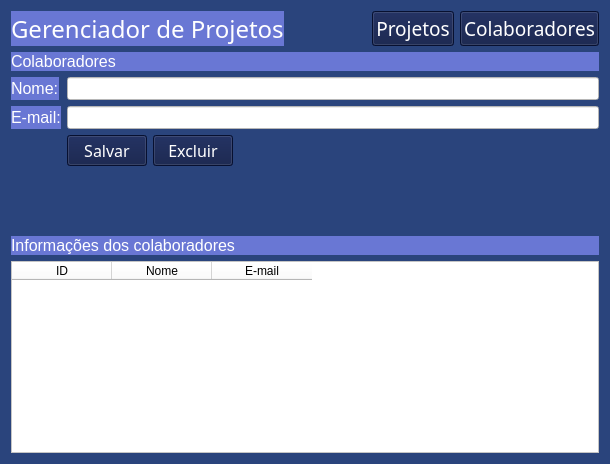
<?xml version="1.0" encoding="UTF-8"?>
<ui version="4.0">
 <class>Form</class>
 <widget class="QWidget" name="Form">
  <property name="geometry">
   <rect>
    <x>0</x>
    <y>0</y>
    <width>610</width>
    <height>464</height>
   </rect>
  </property>
  <property name="windowTitle">
   <string>Form</string>
  </property>
  <property name="styleSheet">
   <string notr="true">background-color: rgb(42, 68, 124);
</string>
  </property>
  <layout class="QVBoxLayout" name="verticalLayout_3">
   <item>
    <layout class="QHBoxLayout" name="horizontalLayout">
     <item>
      <widget class="QLabel" name="label_6">
       <property name="font">
        <font>
         <family>Impact</family>
         <pointsize>18</pointsize>
        </font>
       </property>
       <property name="styleSheet">
        <string notr="true">color:rgb(255,255,255);
background-color: rgb(105, 119, 212);</string>
       </property>
       <property name="text">
        <string>Gerenciador de Projetos</string>
       </property>
      </widget>
     </item>
     <item>
      <spacer name="horizontalSpacer">
       <property name="orientation">
        <enum>Qt::Horizontal</enum>
       </property>
       <property name="sizeHint" stdset="0">
        <size>
         <width>40</width>
         <height>20</height>
        </size>
       </property>
      </spacer>
     </item>
     <item>
      <widget class="QPushButton" name="pushButton_5">
       <property name="font">
        <font>
         <family>Impact</family>
         <pointsize>14</pointsize>
        </font>
       </property>
       <property name="styleSheet">
        <string notr="true">background-color: rgb(10, 23, 67);
color: rgb(255,255,255);</string>
       </property>
       <property name="text">
        <string>Projetos</string>
       </property>
      </widget>
     </item>
     <item>
      <widget class="QPushButton" name="pushButton_6">
       <property name="font">
        <font>
         <family>Impact</family>
         <pointsize>14</pointsize>
        </font>
       </property>
       <property name="styleSheet">
        <string notr="true">background-color: rgb(10, 23, 67);
color: rgb(255,255,255);</string>
       </property>
       <property name="text">
        <string>Colaboradores</string>
       </property>
      </widget>
     </item>
    </layout>
   </item>
   <item>
    <layout class="QVBoxLayout" name="verticalLayout_2">
     <item>
      <widget class="QLabel" name="label_9">
       <property name="font">
        <font>
         <pointsize>12</pointsize>
        </font>
       </property>
       <property name="styleSheet">
        <string notr="true">background-color: rgb(10, 23, 67);
background-color: rgb(105, 119, 212);
color:rgb(255,255,255);</string>
       </property>
       <property name="text">
        <string>Colaboradores</string>
       </property>
      </widget>
     </item>
     <item>
      <layout class="QHBoxLayout" name="horizontalLayout_2">
       <item>
        <layout class="QFormLayout" name="formLayout">
         <item row="1" column="0">
          <widget class="QLabel" name="label_7">
           <property name="font">
            <font>
             <pointsize>12</pointsize>
            </font>
           </property>
           <property name="styleSheet">
            <string notr="true">background-color: rgb(10, 23, 67);
background-color: rgb(105, 119, 212);
color:rgb(255,255,255);</string>
           </property>
           <property name="text">
            <string>Nome:</string>
           </property>
          </widget>
         </item>
         <item row="1" column="1">
          <widget class="QLineEdit" name="lineEdit_3">
           <property name="font">
            <font>
             <pointsize>10</pointsize>
            </font>
           </property>
           <property name="styleSheet">
            <string notr="true">background-color:rgb(255, 255, 255)</string>
           </property>
          </widget>
         </item>
         <item row="2" column="0">
          <widget class="QLabel" name="label_8">
           <property name="font">
            <font>
             <pointsize>12</pointsize>
            </font>
           </property>
           <property name="styleSheet">
            <string notr="true">background-color: rgb(10, 23, 67);
background-color: rgb(105, 119, 212);
color:rgb(255,255,255);</string>
           </property>
           <property name="text">
            <string>E-mail:</string>
           </property>
          </widget>
         </item>
         <item row="2" column="1">
          <widget class="QLineEdit" name="lineEdit_4">
           <property name="font">
            <font>
             <pointsize>10</pointsize>
            </font>
           </property>
           <property name="styleSheet">
            <string notr="true">background-color:rgb(255, 255, 255)</string>
           </property>
          </widget>
         </item>
         <item row="3" column="1">
          <layout class="QHBoxLayout" name="horizontalLayout_6">
           <item>
            <widget class="QPushButton" name="pushButton_7">
             <property name="font">
              <font>
               <family>Impact</family>
               <pointsize>12</pointsize>
              </font>
             </property>
             <property name="styleSheet">
              <string notr="true">background-color: rgb(10, 23, 67);
color: rgb(255,255,255);</string>
             </property>
             <property name="text">
              <string>Salvar</string>
             </property>
            </widget>
           </item>
           <item>
            <widget class="QPushButton" name="pushButton_8">
             <property name="font">
              <font>
               <family>Impact</family>
               <pointsize>12</pointsize>
              </font>
             </property>
             <property name="styleSheet">
              <string notr="true">background-color: rgb(10, 23, 67);
color:rgb(255,255,255);</string>
             </property>
             <property name="text">
              <string>Excluir</string>
             </property>
            </widget>
           </item>
           <item>
            <spacer name="horizontalSpacer_3">
             <property name="orientation">
              <enum>Qt::Horizontal</enum>
             </property>
             <property name="sizeHint" stdset="0">
              <size>
               <width>40</width>
               <height>20</height>
              </size>
             </property>
            </spacer>
           </item>
          </layout>
         </item>
         <item row="3" column="0">
          <spacer name="horizontalSpacer_2">
           <property name="orientation">
            <enum>Qt::Horizontal</enum>
           </property>
           <property name="sizeHint" stdset="0">
            <size>
             <width>40</width>
             <height>20</height>
            </size>
           </property>
          </spacer>
         </item>
        </layout>
       </item>
      </layout>
     </item>
    </layout>
   </item>
   <item>
    <spacer name="verticalSpacer">
     <property name="orientation">
      <enum>Qt::Vertical</enum>
     </property>
     <property name="sizeHint" stdset="0">
      <size>
       <width>20</width>
       <height>40</height>
      </size>
     </property>
    </spacer>
   </item>
   <item>
    <layout class="QVBoxLayout" name="verticalLayout">
     <item>
      <widget class="QLabel" name="label_10">
       <property name="font">
        <font>
         <pointsize>12</pointsize>
        </font>
       </property>
       <property name="styleSheet">
        <string notr="true">background-color: rgb(10, 23, 67);
background-color: rgb(105, 119, 212);
color:rgb(255,255,255);</string>
       </property>
       <property name="text">
        <string>Informações dos colaboradores</string>
       </property>
      </widget>
     </item>
     <item>
      <widget class="QTableWidget" name="tableWidget">
       <property name="styleSheet">
        <string notr="true">background-color:rgb(255,255,255);</string>
       </property>
       <column>
        <property name="text">
         <string>ID</string>
        </property>
       </column>
       <column>
        <property name="text">
         <string>Nome</string>
        </property>
       </column>
       <column>
        <property name="text">
         <string>E-mail</string>
        </property>
       </column>
      </widget>
     </item>
    </layout>
   </item>
  </layout>
 </widget>
 <resources/>
 <connections/>
</ui>
